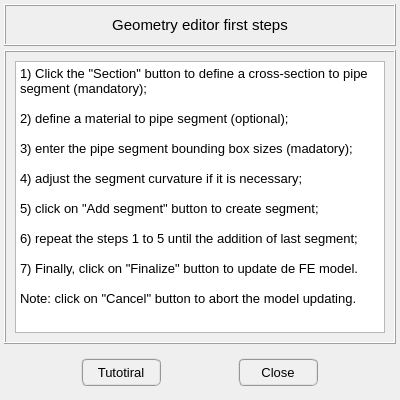
<?xml version="1.0" encoding="UTF-8"?>
<ui version="4.0">
 <class>Dialog</class>
 <widget class="QDialog" name="Dialog">
  <property name="geometry">
   <rect>
    <x>0</x>
    <y>0</y>
    <width>400</width>
    <height>400</height>
   </rect>
  </property>
  <property name="minimumSize">
   <size>
    <width>400</width>
    <height>400</height>
   </size>
  </property>
  <property name="maximumSize">
   <size>
    <width>400</width>
    <height>400</height>
   </size>
  </property>
  <property name="sizeIncrement">
   <size>
    <width>0</width>
    <height>0</height>
   </size>
  </property>
  <property name="windowTitle">
   <string>Dialog</string>
  </property>
  <layout class="QGridLayout" name="gridLayout">
   <property name="leftMargin">
    <number>4</number>
   </property>
   <property name="topMargin">
    <number>4</number>
   </property>
   <property name="rightMargin">
    <number>4</number>
   </property>
   <property name="bottomMargin">
    <number>4</number>
   </property>
   <property name="spacing">
    <number>4</number>
   </property>
   <item row="1" column="0">
    <widget class="QFrame" name="frame">
     <property name="frameShape">
      <enum>QFrame::Box</enum>
     </property>
     <property name="frameShadow">
      <enum>QFrame::Raised</enum>
     </property>
     <layout class="QGridLayout" name="gridLayout_3">
      <item row="0" column="0">
       <widget class="QPlainTextEdit" name="plainTextEdit">
        <property name="enabled">
         <bool>true</bool>
        </property>
        <property name="font">
         <font>
          <pointsize>10</pointsize>
         </font>
        </property>
        <property name="plainText">
         <string>1) Click the &quot;Section&quot; button to define a cross-section to pipe segment (mandatory);

2) define a material to pipe segment (optional);

3) enter the pipe segment bounding box sizes (madatory);

4) adjust the segment curvature if it is necessary;

5) click on &quot;Add segment&quot; button to create segment;

6) repeat the steps 1 to 5 until the addition of last segment;

7) Finally, click on &quot;Finalize&quot; button to update de FE model.

Note: click on &quot;Cancel&quot; button to abort the model updating.</string>
        </property>
        <property name="textInteractionFlags">
         <set>Qt::TextSelectableByKeyboard|Qt::TextSelectableByMouse</set>
        </property>
       </widget>
      </item>
     </layout>
    </widget>
   </item>
   <item row="0" column="0">
    <widget class="QFrame" name="frame_2">
     <property name="minimumSize">
      <size>
       <width>0</width>
       <height>42</height>
      </size>
     </property>
     <property name="maximumSize">
      <size>
       <width>16777215</width>
       <height>42</height>
      </size>
     </property>
     <property name="font">
      <font>
       <pointsize>3</pointsize>
      </font>
     </property>
     <property name="frameShape">
      <enum>QFrame::Box</enum>
     </property>
     <property name="frameShadow">
      <enum>QFrame::Raised</enum>
     </property>
     <layout class="QGridLayout" name="gridLayout_2">
      <property name="leftMargin">
       <number>0</number>
      </property>
      <property name="topMargin">
       <number>0</number>
      </property>
      <property name="rightMargin">
       <number>0</number>
      </property>
      <property name="bottomMargin">
       <number>0</number>
      </property>
      <property name="spacing">
       <number>0</number>
      </property>
      <item row="0" column="0">
       <widget class="QLabel" name="label">
        <property name="font">
         <font>
          <pointsize>11</pointsize>
         </font>
        </property>
        <property name="text">
         <string>Geometry editor first steps</string>
        </property>
        <property name="alignment">
         <set>Qt::AlignCenter</set>
        </property>
       </widget>
      </item>
     </layout>
    </widget>
   </item>
   <item row="2" column="0">
    <widget class="QFrame" name="frame_3">
     <property name="minimumSize">
      <size>
       <width>0</width>
       <height>48</height>
      </size>
     </property>
     <property name="maximumSize">
      <size>
       <width>16777215</width>
       <height>48</height>
      </size>
     </property>
     <property name="sizeIncrement">
      <size>
       <width>0</width>
       <height>0</height>
      </size>
     </property>
     <property name="frameShape">
      <enum>QFrame::NoFrame</enum>
     </property>
     <property name="frameShadow">
      <enum>QFrame::Raised</enum>
     </property>
     <layout class="QGridLayout" name="gridLayout_4">
      <property name="leftMargin">
       <number>4</number>
      </property>
      <property name="topMargin">
       <number>4</number>
      </property>
      <property name="rightMargin">
       <number>4</number>
      </property>
      <property name="bottomMargin">
       <number>4</number>
      </property>
      <property name="spacing">
       <number>4</number>
      </property>
      <item row="0" column="1">
       <widget class="QPushButton" name="pushButton_close">
        <property name="minimumSize">
         <size>
          <width>80</width>
          <height>28</height>
         </size>
        </property>
        <property name="maximumSize">
         <size>
          <width>80</width>
          <height>28</height>
         </size>
        </property>
        <property name="font">
         <font>
          <family>MS Shell Dlg 2</family>
          <pointsize>10</pointsize>
          <weight>50</weight>
          <italic>false</italic>
          <bold>false</bold>
         </font>
        </property>
        <property name="styleSheet">
         <string notr="true">QPushButton{border-radius: 6px; border-color: rgb(150, 150, 150); border-style: ridge; border-width: 2px; color: rgb(0, 0, 0); background-color: rgb(240, 240, 240)}
QPushButton:hover{border-radius: 6px; border-color: rgb(0, 170, 255); border-style: ridge; border-width: 2px; color: rgb(0, 0, 0); background-color: rgba(174, 213, 255, 100)}
QPushButton:pressed{border-radius: 6px; border-color: rgb(0, 170, 255); border-style: ridge; border-width: 2px; color: rgb(0, 0, 0); background-color: rgb(174, 213, 255)}
QPushButton:disabled{border-radius: 6px; border-color: rgb(150, 150, 150); border-style: ridge; border-width: 0px; color: rgb(150,150, 150); background-color: rgb(220, 220, 220)}</string>
        </property>
        <property name="text">
         <string>Close</string>
        </property>
        <property name="iconSize">
         <size>
          <width>16</width>
          <height>16</height>
         </size>
        </property>
       </widget>
      </item>
      <item row="0" column="0">
       <widget class="QPushButton" name="pushButton_tutorial">
        <property name="minimumSize">
         <size>
          <width>80</width>
          <height>28</height>
         </size>
        </property>
        <property name="maximumSize">
         <size>
          <width>80</width>
          <height>28</height>
         </size>
        </property>
        <property name="font">
         <font>
          <family>MS Shell Dlg 2</family>
          <pointsize>10</pointsize>
          <weight>50</weight>
          <italic>false</italic>
          <bold>false</bold>
         </font>
        </property>
        <property name="styleSheet">
         <string notr="true">QPushButton{border-radius: 6px; border-color: rgb(150, 150, 150); border-style: ridge; border-width: 2px; color: rgb(0, 0, 0); background-color: rgb(240, 240, 240)}
QPushButton:hover{border-radius: 6px; border-color: rgb(0, 170, 255); border-style: ridge; border-width: 2px; color: rgb(0, 0, 0); background-color: rgba(174, 213, 255, 100)}
QPushButton:pressed{border-radius: 6px; border-color: rgb(0, 170, 255); border-style: ridge; border-width: 2px; color: rgb(0, 0, 0); background-color: rgb(174, 213, 255)}
QPushButton:disabled{border-radius: 6px; border-color: rgb(150, 150, 150); border-style: ridge; border-width: 0px; color: rgb(150,150, 150); background-color: rgb(220, 220, 220)}</string>
        </property>
        <property name="text">
         <string>Tutotiral</string>
        </property>
        <property name="iconSize">
         <size>
          <width>16</width>
          <height>16</height>
         </size>
        </property>
       </widget>
      </item>
     </layout>
    </widget>
   </item>
  </layout>
 </widget>
 <resources/>
 <connections/>
</ui>
